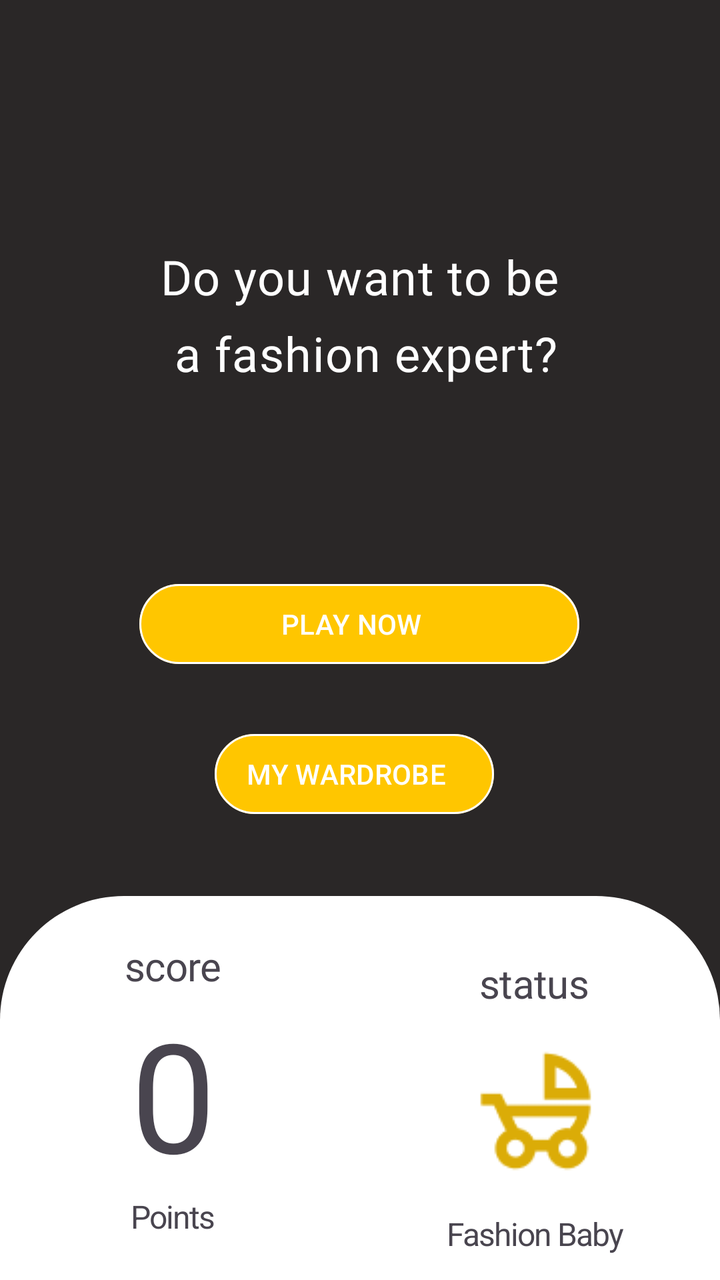
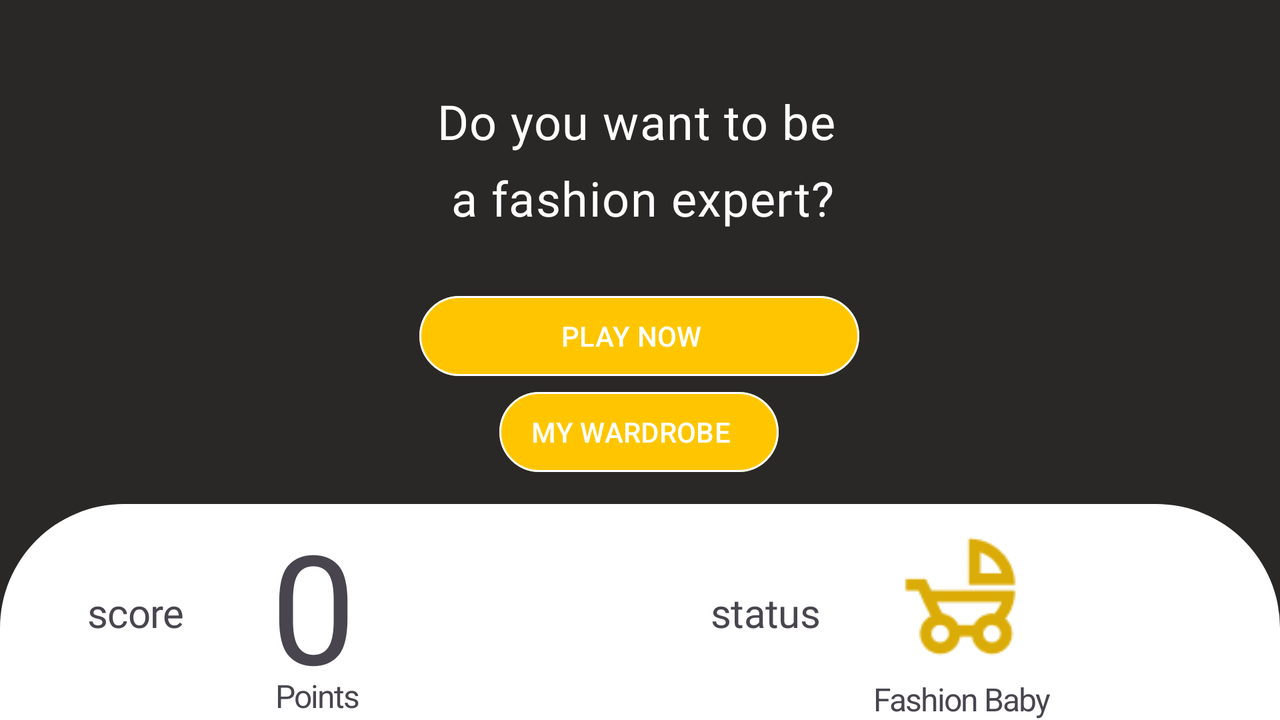

Compare how this app lays out the same screen by default and in its alternative resource folder. The renders come first, then the two layout files and the values they reference.
<!-- AndroidManifest.xml: application theme Theme.FashionTriviaTest -->
<!-- res/layout/fragment_home.xml -->
<layout xmlns:android="http://schemas.android.com/apk/res/android"
    xmlns:app="http://schemas.android.com/apk/res-auto"
    xmlns:tools="http://schemas.android.com/tools"
    tools:context="com.anaandreis.fashiontriviatest.navigation.TitleFragment">

    <data>
    <variable
        name="gameViewModel"
        type="com.anaandreis.fashiontriviatest.ui.GameViewModel"/>
        <variable
            name="homeFragment"
            type="com.anaandreis.fashiontriviatest.ui.HomeFragment" />
    </data>
    <androidx.constraintlayout.widget.ConstraintLayout
        android:id="@+id/titleConstraint"
        android:layout_width="match_parent"
        android:layout_height="match_parent"
        android:background="@color/background">

        <androidx.constraintlayout.widget.Guideline
            android:id="@+id/guideline_vertical"
            android:layout_width="match_parent"
            android:layout_height="wrap_content"
            android:orientation="vertical"
            app:layout_constraintGuide_percent="0.48" />

        <androidx.constraintlayout.widget.Guideline
            android:id="@+id/guideline_horizontal"
            android:layout_width="match_parent"
            android:layout_height="wrap_content"
            android:orientation="horizontal"
            app:layout_constraintGuide_percent="0.4" />

        <View
            android:id="@+id/view"
            android:layout_width="match_parent"
            android:layout_height="0dp"
            android:background="@drawable/roundedrectangle"
            app:layout_constraintBottom_toBottomOf="parent"
            app:layout_constraintEnd_toEndOf="parent"
            app:layout_constraintHeight_percent="0.3"
            app:layout_constraintHorizontal_bias="0.0"
            app:layout_constraintStart_toStartOf="parent"
            app:layout_constraintTop_toTopOf="@+id/guideline_horizontal"
            app:layout_constraintVertical_bias="1.0" />

        <TextView
            android:id="@+id/resultText"
            style="@style/mainTextStyle"
            android:text="@string/areYouText"
            app:layout_constraintBottom_toTopOf="@+id/guideline_horizontal"
            app:layout_constraintEnd_toEndOf="parent"
            app:layout_constraintHorizontal_bias="0.494"
            app:layout_constraintStart_toStartOf="parent"
            app:layout_constraintTop_toTopOf="parent"
            app:layout_constraintVertical_bias="0.694" />


        <Button
            android:id="@+id/buttonPlay"
            style="@style/Widget.Material3.Button.OutlinedButton.Icon"
            android:layout_width="220dp"
            android:layout_height="wrap_content"
            android:layout_marginTop="32dp"
            android:text="@string/playnowButton"
            android:textAlignment="center"
            android:textAllCaps="true"
            android:textColor="@color/white"
            app:backgroundTint="@color/primary"
            app:icon="@drawable/ic_baseline_play_circle_outline_24"
            app:iconPadding="0dp"
            app:iconSize="30sp"
            app:iconTint="@color/white"
            app:layout_constraintEnd_toEndOf="parent"
            app:layout_constraintHorizontal_bias="0.497"
            app:layout_constraintStart_toStartOf="parent"
            app:layout_constraintTop_toTopOf="@+id/guideline_horizontal"
            app:strokeColor="@color/white" />

        <Button
            android:id="@+id/wardrobeButton"
            style="@style/Widget.Material3.Button.OutlinedButton.Icon"
            android:layout_width="wrap_content"
            android:layout_height="wrap_content"
            android:layout_marginBottom="37dp"
            android:text="MY WARDROBE"
            android:textAlignment="center"
            android:textAllCaps="true"
            android:textColor="@color/white"
            app:backgroundTint="@color/primary"
            app:layout_constraintBottom_toTopOf="@+id/view"
            app:layout_constraintEnd_toEndOf="parent"
            app:layout_constraintHorizontal_bias="0.487"
            app:layout_constraintStart_toStartOf="parent"
            app:layout_constraintTop_toBottomOf="@+id/buttonPlay"
            app:layout_constraintVertical_bias="1.0"
            app:strokeColor="@color/white" />

        <TextView
            android:id="@+id/finalStatusText"
            android:layout_width="wrap_content"
            android:layout_height="wrap_content"
            android:fontFamily="@font/roboto_light"
            android:letterSpacing="-0.01"
            android:text="@string/status"
            android:textSize="20sp"
            app:layout_constraintBottom_toBottomOf="parent"
            app:layout_constraintEnd_toEndOf="parent"
            app:layout_constraintHorizontal_bias="0.506"
            app:layout_constraintStart_toStartOf="@+id/guideline_vertical"
            app:layout_constraintTop_toTopOf="@+id/view"
            app:layout_constraintVertical_bias="0.182" />

        <TextView
            android:id="@+id/scoreText"
            style="@style/scoreThinStatus"
            android:text="@string/score"
            app:layout_constraintBottom_toTopOf="@+id/scoreNumberHome"
            app:layout_constraintEnd_toStartOf="@+id/guideline_vertical"
            app:layout_constraintStart_toStartOf="@+id/view"
            app:layout_constraintTop_toBottomOf="@+id/view" />

        <TextView
            android:id="@+id/pointsText"
            android:layout_width="wrap_content"
            android:layout_height="wrap_content"
            android:letterSpacing="-0.04"
            android:text="@string/pointsText"
            android:textSize="16sp"
            app:layout_constraintBottom_toTopOf="@+id/view"
            app:layout_constraintEnd_toEndOf="@+id/scoreText"
            app:layout_constraintStart_toStartOf="@+id/scoreText"
            app:layout_constraintTop_toBottomOf="@+id/scoreNumberHome" />

        <TextView
            android:id="@+id/scoreNumberHome"
            android:layout_width="wrap_content"
            android:layout_height="wrap_content"
            android:fontFamily="@font/roboto_light"
            android:text="@string/scoreNumber"
            android:textSize="76sp"
            app:layout_constraintBottom_toTopOf="@+id/pointsText"
            app:layout_constraintEnd_toEndOf="@+id/scoreText"
            app:layout_constraintStart_toStartOf="@+id/scoreText"
            app:layout_constraintTop_toBottomOf="@+id/scoreText"
            tools:text="0" />

        <ImageView
            android:id="@+id/StatusImage"
            android:layout_width="wrap_content"
            android:layout_height="wrap_content"
            android:layout_marginTop="16dp"
            android:src="@drawable/child_friendly"
            app:layout_constraintEnd_toEndOf="@+id/finalStatusText"
            app:layout_constraintHorizontal_bias="0.466"
            app:layout_constraintStart_toStartOf="@+id/finalStatusText"
            app:layout_constraintTop_toBottomOf="@+id/finalStatusText" />

        <TextView
            android:id="@+id/statusResultText"
            android:layout_width="wrap_content"
            android:layout_height="wrap_content"
            android:layout_marginTop="16dp"
            android:letterSpacing="-0.04"
            android:text="@string/statusResultText"
            android:textSize="16sp"
            app:layout_constraintEnd_toEndOf="@+id/StatusImage"
            app:layout_constraintHorizontal_bias="0.526"
            app:layout_constraintStart_toStartOf="@+id/StatusImage"
            app:layout_constraintTop_toBottomOf="@+id/StatusImage"
            tools:text="Fashion Baby" />



    </androidx.constraintlayout.widget.ConstraintLayout>
</layout>
<!-- resources referenced by this layout -->
<resources>
  <color name="background">#2A2727</color>
  <color name="primary">#FFC600</color>
  <color name="white">#FFFFFFFF</color>
  <!-- drawable child_friendly: png bitmap (drawable, 1651 bytes) -->
  <!-- drawable roundedrectangle (drawable) -->
  <shape xmlns:android="http://schemas.android.com/apk/res/android"
      android:shape="rectangle">
      <corners android:radius="62dp"
          android:bottomLeftRadius="0dp"
          android:bottomRightRadius="0dp"/>/>
      <solid android:color="#FFFFFF" />
      <size android:height="213dp"
          android:width="360dp" />
  </shape>
  <string name="areYouText">Do you want to be\n a fashion expert?</string>
  <string name="playnowButton">Play Now</string>
  <string name="pointsText">Points</string>
  <string name="score">score</string>
  <string name="scoreNumber">%d</string>
  <string name="status">status</string>
  <string name="statusResultText">%d</string>
  <style name="mainTextStyle">
          <item name="android:layout_width">wrap_content</item>
          <item name="android:layout_height">wrap_content</item>
          <item name="android:width">320dp</item>
          <item name="android:height">80dp</item>
          <item name="android:fontFamily">@font/roboto</item>
          <item name="android:gravity">center_horizontal</item>
          <item name="android:letterSpacing">0.02</item>
          <item name="android:lineSpacingExtra">10sp</item>
          <item name="android:textColor">@color/white</item>
          <item name="android:textSize">24sp</item>
      </style>
  <style name="scoreThinStatus">
          <item name="android:layout_width">wrap_content</item>
          <item name="android:layout_height">wrap_content</item>
          <item name="android:fontFamily">@font/roboto_light</item>
          <item name="android:letterSpacing">-0.01</item>
          <item name="android:textSize">20sp</item>
      </style>
  <!-- from res/values-v29/ -->
  <style name="Theme.FashionTriviaTest" parent="Base.Theme.FashionTriviaTest">
          
          <item name="android:navigationBarColor">@android:color/transparent</item>
          <item name="android:statusBarColor">@android:color/transparent</item>
          <item name="android:windowLightStatusBar">?attr/isLightTheme</item>
      </style>
  <style name="Base.Theme.FashionTriviaTest" parent="Theme.Material3.DayNight.NoActionBar">
          
          
      </style>
</resources>
<!-- res/layout-land/fragment_home.xml (the repository's variant of the layout above) -->
<!-- drawn on the phone turned sideways -->
<layout xmlns:android="http://schemas.android.com/apk/res/android"
    xmlns:app="http://schemas.android.com/apk/res-auto"
    xmlns:tools="http://schemas.android.com/tools"
    tools:context="com.anaandreis.fashiontriviatest.navigation.TitleFragment">

    <androidx.constraintlayout.widget.ConstraintLayout
        android:id="@+id/titleConstraint"
        android:layout_width="match_parent"
        android:layout_height="match_parent"
        android:background="@color/background">

        <androidx.constraintlayout.widget.Guideline
            android:id="@+id/guideline_vertical"
            android:layout_width="match_parent"
            android:layout_height="wrap_content"
            android:orientation="vertical"
            app:layout_constraintGuide_percent="0.5" />

        <androidx.constraintlayout.widget.Guideline
            android:id="@+id/guideline_horizontal"
            android:layout_width="match_parent"
            android:layout_height="wrap_content"
            android:orientation="horizontal"
            app:layout_constraintGuide_percent="0.4" />

        <View
            android:id="@+id/view"
            android:layout_width="match_parent"
            android:layout_height="0dp"
            android:background="@drawable/roundedrectangle"
            app:layout_constraintBottom_toBottomOf="parent"
            app:layout_constraintEnd_toEndOf="parent"
            app:layout_constraintHeight_percent="0.3"
            app:layout_constraintHorizontal_bias="0.0"
            app:layout_constraintStart_toStartOf="parent"
            app:layout_constraintTop_toTopOf="@+id/guideline_horizontal"
            app:layout_constraintVertical_bias="1.0" />

        <TextView
            android:id="@+id/resultText"
            style="@style/mainTextStyle"
            android:text="@string/areYouText"
            app:layout_constraintBottom_toTopOf="@+id/guideline_horizontal"
            app:layout_constraintEnd_toEndOf="parent"
            app:layout_constraintHorizontal_bias="0.494"
            app:layout_constraintStart_toStartOf="parent"
            app:layout_constraintTop_toTopOf="parent"
            app:layout_constraintVertical_bias="0.694" />

        <Button
            android:id="@+id/buttonPlay"
            style="@style/Widget.Material3.Button.OutlinedButton.Icon"
            android:layout_width="220dp"
            android:layout_height="wrap_content"
            android:text="@string/playnowButton"
            android:textAlignment="center"
            android:textAllCaps="true"
            android:textColor="@color/white"
            app:backgroundTint="@color/primary"
            app:icon="@drawable/ic_baseline_play_circle_outline_24"
            app:iconPadding="0dp"
            app:iconSize="30sp"
            app:iconTint="@color/white"
            app:layout_constraintBottom_toTopOf="@+id/view"
            app:layout_constraintEnd_toEndOf="parent"
            app:layout_constraintHorizontal_bias="0.499"
            app:layout_constraintStart_toStartOf="parent"
            app:layout_constraintTop_toTopOf="@+id/guideline_horizontal"
            app:layout_constraintVertical_bias="0.0"
            app:strokeColor="@color/white" />

        <Button
            android:id="@+id/wardrobeButton"
            style="@style/Widget.Material3.Button.OutlinedButton.Icon"
            android:layout_width="wrap_content"
            android:layout_height="wrap_content"
            android:layout_marginBottom="37dp"
            android:text="MY WARDROBE"
            android:textAlignment="center"
            android:textAllCaps="true"
            android:textColor="@color/white"
            app:backgroundTint="@color/primary"
            app:layout_constraintBottom_toTopOf="@+id/view"
            app:layout_constraintEnd_toEndOf="parent"
            app:layout_constraintHorizontal_bias="0.499"
            app:layout_constraintStart_toStartOf="parent"
            app:layout_constraintTop_toBottomOf="@+id/buttonPlay"
            app:layout_constraintVertical_bias="0.0"
            app:strokeColor="@color/white" />

        <TextView
            android:id="@+id/finalStatusText"
            android:layout_width="wrap_content"
            android:layout_height="wrap_content"
            android:fontFamily="@font/roboto_light"
            android:letterSpacing="-0.01"
            android:text="@string/status"
            android:textSize="20sp"
            app:layout_constraintBottom_toBottomOf="parent"
            app:layout_constraintEnd_toStartOf="@+id/StatusImage"
            app:layout_constraintStart_toStartOf="@+id/guideline_vertical"
            app:layout_constraintTop_toTopOf="@+id/view" />

        <TextView
            android:id="@+id/scoreText"
            style="@style/scoreThinStatus"
            android:text="@string/score"
            app:layout_constraintBottom_toBottomOf="parent"
            app:layout_constraintEnd_toStartOf="@+id/scoreNumberHome"
            app:layout_constraintStart_toStartOf="parent"
            app:layout_constraintTop_toTopOf="@+id/view" />

        <TextView
            android:id="@+id/pointsText"
            android:layout_width="wrap_content"
            android:layout_height="wrap_content"
            android:letterSpacing="-0.04"
            android:text="@string/pointsText"
            android:textSize="16sp"
            app:layout_constraintEnd_toEndOf="@+id/scoreNumberHome"
            app:layout_constraintStart_toStartOf="@+id/scoreNumberHome"
            app:layout_constraintTop_toBottomOf="@+id/scoreNumberHome" />

        <TextView
            android:id="@+id/scoreNumberHome"
            android:layout_width="47dp"
            android:layout_height="85dp"
            android:fontFamily="@font/roboto_light"
            android:text="@string/scoreNumber"
            android:textSize="76sp"
            app:layout_constraintBottom_toBottomOf="parent"
            app:layout_constraintEnd_toStartOf="@+id/guideline_vertical"
            app:layout_constraintHorizontal_bias="0.496"
            app:layout_constraintStart_toStartOf="@+id/view"
            app:layout_constraintTop_toTopOf="@+id/view"
            app:layout_constraintVertical_bias="0.0"
            tools:text="0" />

        <ImageView
            android:id="@+id/StatusImage"
            android:layout_width="wrap_content"
            android:layout_height="wrap_content"
            android:src="@drawable/child_friendly"
            app:layout_constraintBottom_toBottomOf="parent"
            app:layout_constraintEnd_toEndOf="parent"
            app:layout_constraintStart_toStartOf="@+id/guideline_vertical"
            app:layout_constraintTop_toTopOf="@+id/view"
            app:layout_constraintVertical_bias="0.296" />

        <TextView
            android:id="@+id/statusResultText"
            android:layout_width="wrap_content"
            android:layout_height="wrap_content"
            android:layout_marginTop="6dp"
            android:letterSpacing="-0.04"
            android:text="@string/statusResultText"
            android:textSize="16sp"
            app:layout_constraintBottom_toBottomOf="parent"
            app:layout_constraintEnd_toEndOf="@+id/StatusImage"
            app:layout_constraintHorizontal_bias="0.473"
            app:layout_constraintStart_toStartOf="@+id/StatusImage"
            app:layout_constraintTop_toBottomOf="@+id/StatusImage"
            app:layout_constraintVertical_bias="0.0"
            tools:text="Fashion Baby" />


    </androidx.constraintlayout.widget.ConstraintLayout>
</layout>
